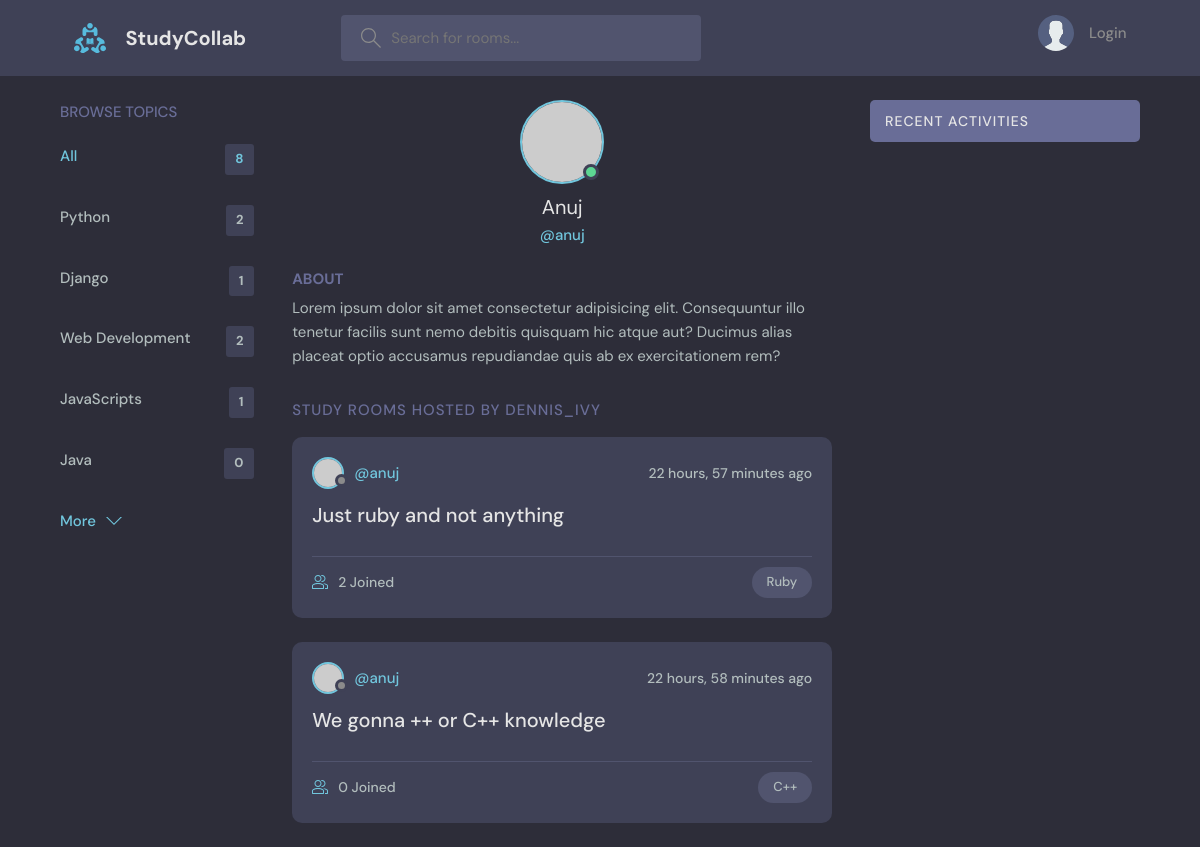
Screenshot of /profile/4 with the database file from the repository.
### base/models.py (models this page shows, shortened)
class Topic(models.Model):
    name = models.CharField(max_length=255)

class Room(models.Model):
    host = models.ForeignKey(User, on_delete=models.CASCADE, null=True ,related_name='host')
    topic = models.ForeignKey(Topic, on_delete=models.SET_NULL, null=True, related_name='topic')
    participants = models.ManyToManyField(User,related_name='participants',blank=True)
    name = models.CharField(max_length=255)
    description = models.TextField(null=True, blank=True)
    updated = models.DateTimeField(auto_now=True)
    created = models.DateTimeField(auto_now_add=True)
    class Meta:
        ordering = ['-updated', '-created']

### base/views.py (the view)
# urls.py: path('profile/<str:pk>', views.userProfile, name='user-profile'),
def userProfile(request, pk):
    user = User.objects.get(pk=pk)
    rooms = user.host.all()
    room_messages = user.user.all()
    topics = Topic.objects.all()
    context ={'user':user, 'rooms':rooms, 'room_messages':room_messages, 'topics':topics}
    return render(request, 'base/profile.html', context)

### base/templates/base/profile.html (shortened to what this page needs)
{% extends 'main.html' %}
{% block content %}
  <main class="profile-page layout layout--3">
    <div class="container">
      {% include "base/topics_component.html" %}
      <div class="roomList">
        <div class="profile">
          <div class="profile__avatar">
            <div class="avatar avatar--large active">
              <img src="https://randomuser.me/api/portraits/men/11.jpg" />
            </div>
          </div>
          <div class="profile__info">
            <h3>{{user.username|capfirst}}</h3>
            <p>@{{user.username}}</p>
          </div>
          <div class="profile__about">
            <h3>About</h3>
            <p>
              Lorem ipsum dolor sit amet consectetur adipisicing elit. Consequuntur illo tenetur
              facilis sunt nemo debitis quisquam hic atque aut? Ducimus alias placeat optio
              accusamus repudiandae quis ab ex exercitationem rem?
            </p>
          </div>
        </div>
        <div class="roomList__header">
          <div>
            <h2>Study Rooms Hosted by dennis_ivy</a>
            </h2>
          </div>
        </div>
        {% include "base/feed_component.html" %}
      </div>
      {% include "base/activity_component.html" %}
    </div>
  </main>
{% endblock content %}

### base/templates/base/topics_component.html
<div class="topics">
    <div class="topics__header">
      <h2>Browse Topics</h2>
    </div>
    <ul class="topics__list">
      <li>
        <a href="{% url 'home' %}" class="active">All <span>{{topics.count}}</span></a>
      </li>
      {% for topic in topics|slice:":5" %}
      <li>
        <a href="{% url "home" %}?q={{topic.name}}">{{topic.name}} <span>{{topic.topic.all.count}}</span></a>
      </li>
      {% endfor %}
    </ul>
    <a class="btn btn--link" href="{% url "topics" %}">
      More
      <svg version="1.1" xmlns="http://www.w3.org/2000/svg" width="32" height="32" viewBox="0 0 32 32">
        <title>chevron-down</title>
        <path d="M16 21l-13-13h-3l16 16 16-16h-3l-13 13z"></path>
      </svg>
    </a>
  </div>

### base/templates/base/feed_component.html (shortened to what this page needs)
{% for room in rooms %}
<div class="roomListRoom">
    <div class="roomListRoom__header">
      <a href="{% url "user-profile" room.host.id %}" class="roomListRoom__author">
        <div class="avatar avatar--small">
          <img src="https://randomuser.me/api/portraits/women/11.jpg" />
        </div>
        <span>@{{room.host.username}}</span>
      </a>
      <div class="roomListRoom__actions">
        <span>{{room.created|timesince}} ago</span>
      </div>
    </div>
    <div class="roomListRoom__content">
      <a href="{% url 'room' room.id %}">{{room.name}}</a>
    </div>
    <div class="roomListRoom__meta">
      <a href="{% url 'room' room.id %}" class="roomListRoom__joined">
        {{room.participants.all.count}} Joined
      </a>
      <p class="roomListRoom__topic">{{room.topic.name}}</p>
    </div>
  </div>
  {% endfor %}

### rows the page displays
Topic: name "Python", topic.all.count "2"
Topic: name "Django", topic.all.count "1"
Topic: name "Web Development", topic.all.count "2"
Topic: name "JavaScripts", topic.all.count "1"
Topic: name "Java", topic.all.count "0"
Room: host.username "anuj", created "22 hours, 57 minutes", name "Just ruby and not anything", participants.all.count "2", topic.name "Ruby"
Room: host.username "anuj", created "22 hours, 58 minutes", name "We gonna ++ or C++ knowledge", participants.all.count "0", topic.name "C++"

### other values shown
{{ topics.count }} "8"
{{ user.username|capfirst }} "Anuj"
{{ user.username }} "anuj"
